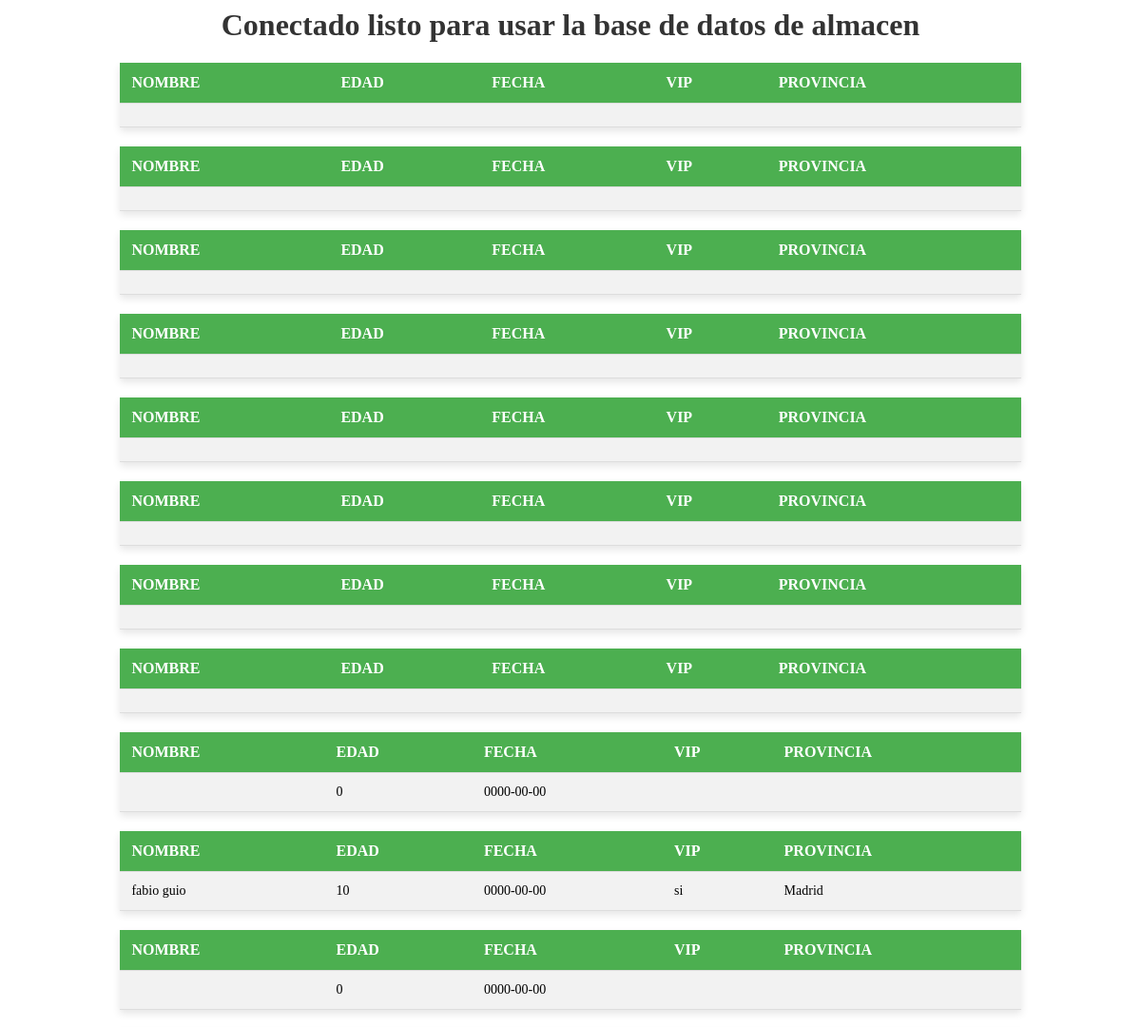
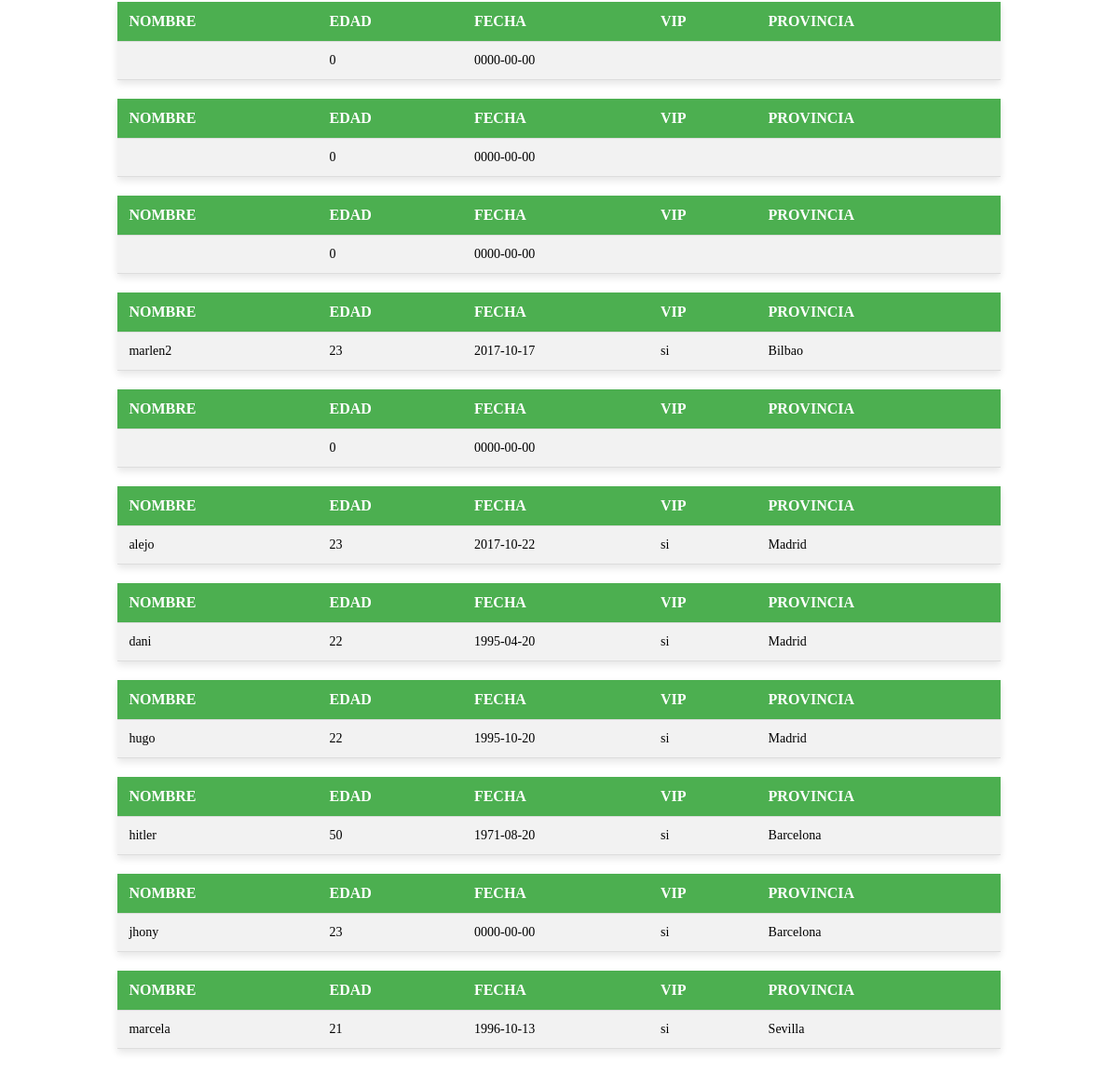
The app's page /consulta2.php with its own data (2 pictures, top to bottom).
### tables this page shows
CREATE TABLE `compania` (
  `nombre` varchar(75) DEFAULT NULL,
  `Edad` int(100) DEFAULT NULL,
  `Fecha` date DEFAULT NULL,
  `VIP` text,
  `Provincia` varchar(20) DEFAULT NULL
);

### consulta2.php (the view, shortened to what this page needs)
<html>
<html>
<head>
</head>
<body>
	<?php
	include 'conexion2.php';
	$consulta = $conexion2->query("SELECT nombre,Edad,Fecha,VIP,Provincia FROM compania") or die("Ha fallado la conexión");
	while ($registro = $consulta->fetch_assoc()) {
		echo '<table>' .
			"<th>nombre</th>
				 <th>Edad</th>
				 <th>Fecha</th>
				 <th>VIP</th>
				 <th>Provincia</th>" .
			"<tr>" .
			"<td>" . $registro['nombre'] . "</td>" .
			"<td>" . $registro['Edad'] . "</td>" .
			"<td>" . $registro['Fecha'] . "</td>" .
			"<td>" . $registro['VIP'] . "</td>" .
			"<td>" . $registro['Provincia'] . "</td>" .
			"</tr>" .
			"</table>";
	}
	?>
	<br>
</body>
</html>

### conexion2.php
<?php
$servidor='localhost';
$basedatos='compania';
$usuario='paquito';
$contrasena='';
$conexion2 = new mysqli($servidor,$usuario,$contrasena,$basedatos);
if ($conexion2->connect_errno)
{
	echo"error de conexion verifique sus datos ";
}
else
{
	echo "<h1>Conectado listo para usar la base de datos de almacen</h1>";
}
?>

### consulta2.php (style rules this page uses)
h1 { text-align: center; color: #333; font-size: 2em; }
table { width: 80%; margin: 20px auto; border-collapse: collapse; background-color: #fff; box-shadow: 0 4px 8px rgba(0, 0, 0, 0.1); }
th, td { padding: 12px; text-align: left; border-bottom: 1px solid #ddd; }
th { background-color: #4CAF50; color: white; text-transform: uppercase; font-size: 16px; }
td { font-size: 14px; }
tr:nth-child(even) { background-color: #f2f2f2; }

### records on screen
compania: Edad "0", Fecha "0000-00-00"
compania: nombre "fabio guio", Edad "10", Fecha "0000-00-00", VIP "si", Provincia "Madrid"
compania: Edad "0", Fecha "0000-00-00"
compania: Edad "0", Fecha "0000-00-00"
compania: Edad "0", Fecha "0000-00-00"
compania: Edad "0", Fecha "0000-00-00"
compania: nombre "marlen2", Edad "23", Fecha "2017-10-17", VIP "si", Provincia "Bilbao"
compania: Edad "0", Fecha "0000-00-00"
compania: nombre "alejo", Edad "23", Fecha "2017-10-22", VIP "si", Provincia "Madrid"
compania: nombre "dani", Edad "22", Fecha "1995-04-20", VIP "si", Provincia "Madrid"
compania: nombre "hugo", Edad "22", Fecha "1995-10-20", VIP "si", Provincia "Madrid"
compania: nombre "hitler", Edad "50", Fecha "1971-08-20", VIP "si", Provincia "Barcelona"
compania: nombre "jhony", Edad "23", Fecha "0000-00-00", VIP "si", Provincia "Barcelona"
compania: nombre "marcela", Edad "21", Fecha "1996-10-13", VIP "si", Provincia "Sevilla"
